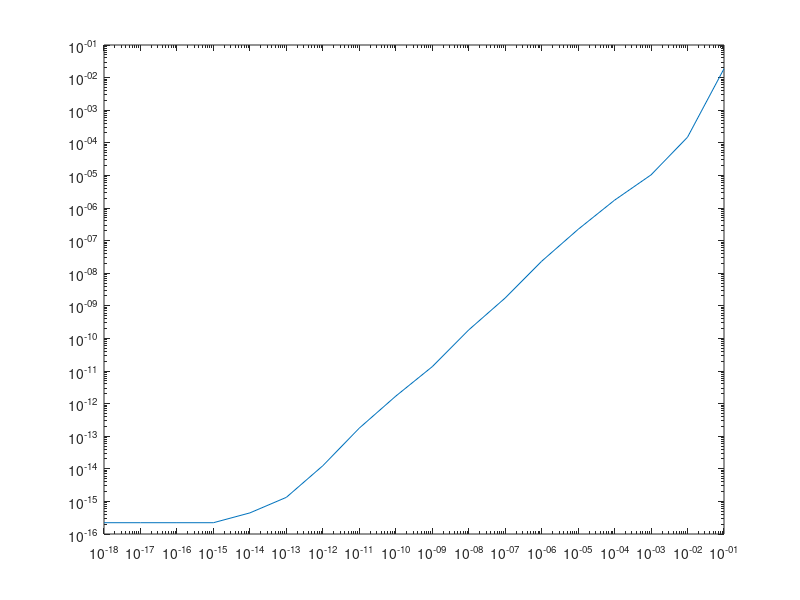

The MATLAB script that drew this image:
% Mukesh Aryal 268456
% Ujjwal Aryal 268447
% E3

fun1=@(x) log(x)./(x-ones(size(x)));

y3=[];
tol=[];
for k = 1:18
    d=10^(-k);
    tol=[tol;d];
    val=integral(fun1,0,1,'AbsTol',d,'RelTol',d);
    y3=[y3; val];
end

err3=pi^2/6-y3

loglog(tol,abs(err3))